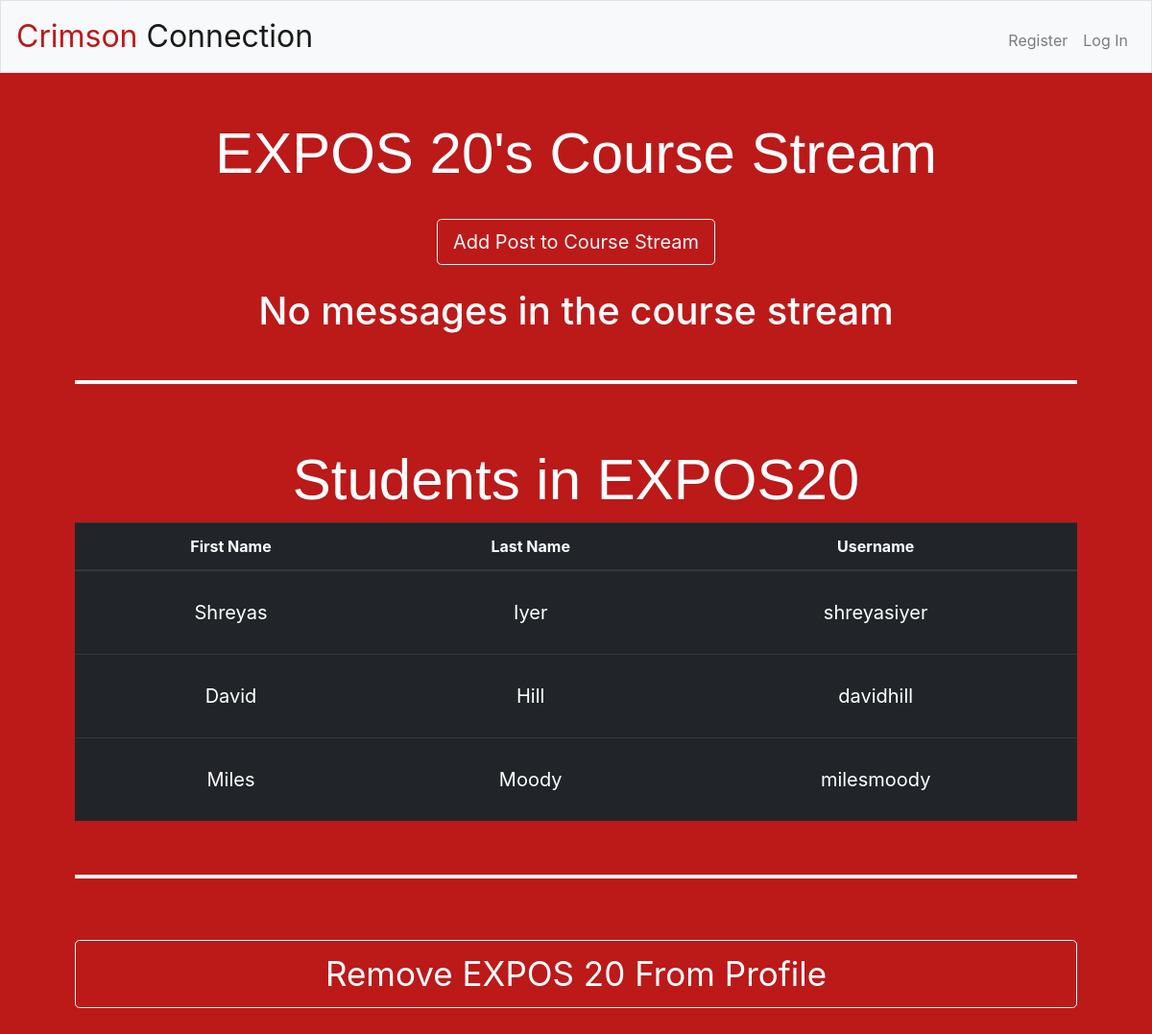
/view_class/EXPOS/20, run on the app's committed database.
### tables this page shows
CREATE TABLE 'users' ('id' INTEGER PRIMARY KEY AUTOINCREMENT NOT NULL, 'username' TEXT NOT NULL, 'hash' TEXT NOT NULL,'firstname' text, 'lastname' text);

### application.py (the view)
@app.route("/view_class/<subject>/<number>")
def view_class(subject, number):
    rows = db.execute("SELECT users.firstname, users.lastname, users.username FROM users JOIN classes ON users.username = classes.username WHERE subject=:subject AND number=:number", number=number,subject=subject)
    chats = db.execute("SELECT * FROM streams JOIN users ON users.username = streams.sender where subject=:subject AND number=:number ORDER BY time DESC", subject=subject, number=number)
    if not chats:
        return render_template("view_class_nochats.html", rows=rows, subject=subject , number=number)
    return render_template("view_class.html", rows=rows, chats=chats, subject=subject , number=number)

### application.py (called while the page is built)
@app.after_request
def after_request(response):
    response.headers["Cache-Control"] = "no-cache, no-store, must-revalidate"
    response.headers["Expires"] = 0
    response.headers["Pragma"] = "no-cache"
    return response

### templates/view_class_nochats.html (shortened to what this page needs)
{% extends "layout.html" %}
{% block main %}
  <h1 id="title">{{ subject }} {{ number }}'s Course Stream</h1>
  <form action="{{ url_for('post_stream', subject=subject, number=number) }}" method='get'>
    <button class="btn btn-outline-light btn-lg" type="submit">Add Post to Course Stream</button>
  </form>
  <h1 style="color: white;">No messages in the course stream</h2>
  <hr style="border: 2px solid white;">
  <h1 id="title">Students in {{subject}}{{number}}</h2>
  <table class="table table-dark">
    <thead class="thead-dark">
      <tr>
        <th style="color: white;">First Name</th>
        <th style="color: white;">Last Name</th>
        <th style="color: white;">Username</th>
      </tr>
    </thead>
    <tbody style="font-size: 20px;">
      {% for rows in rows %}
        <a href="{{ url_for('view_friend', username1=rows['username']) }}">
          <tr id="tr">
            <td><a style="color: white;" href="{{ url_for('view_friend', username1=rows['username']) }}">{{ rows["firstname"] }}</a></td>
            <td><a style="color: white;" href="{{ url_for('view_friend', username1=rows['username']) }}">{{ rows["lastname"] }}</a></td>
            <td><a style="color: white;" href="{{ url_for('view_friend', username1=rows['username']) }}">{{ rows["username"] }}</a></td>
          </tr>
        </a>
      {% endfor %}
    </tbody>
  </table>
  <hr style="border: 2px solid white;">
  <form action="{{ url_for('remove', subject=subject, number=number) }}" method='post'>
    <button class="btn btn-outline-light btn-lg btn-block" type="submit"><div id="button">Remove {{ subject }} {{ number }} From Profile</div></button>
  </form>
{% endblock%}

### static/styles.css (style rules this page uses)
#title { color: white; font-size: 60px; font-family: Arial, Helvetica, sans-serif; }
body { background-color: #BC1919; }
a { color: white; text-decoration: none; }
#button { color: white; font-size: 35px; }
.table { border-width: 0px; }
td a { display: block; padding: 16px; }

### data on the page
users: firstname "Shreyas", lastname "Iyer", username "shreyasiyer"
users: firstname "David", lastname "Hill", username "davidhill"
users: firstname "Miles", lastname "Moody", username "milesmoody"

### other printed values
{{ subject }} "EXPOS"
{{ number }} "20"
